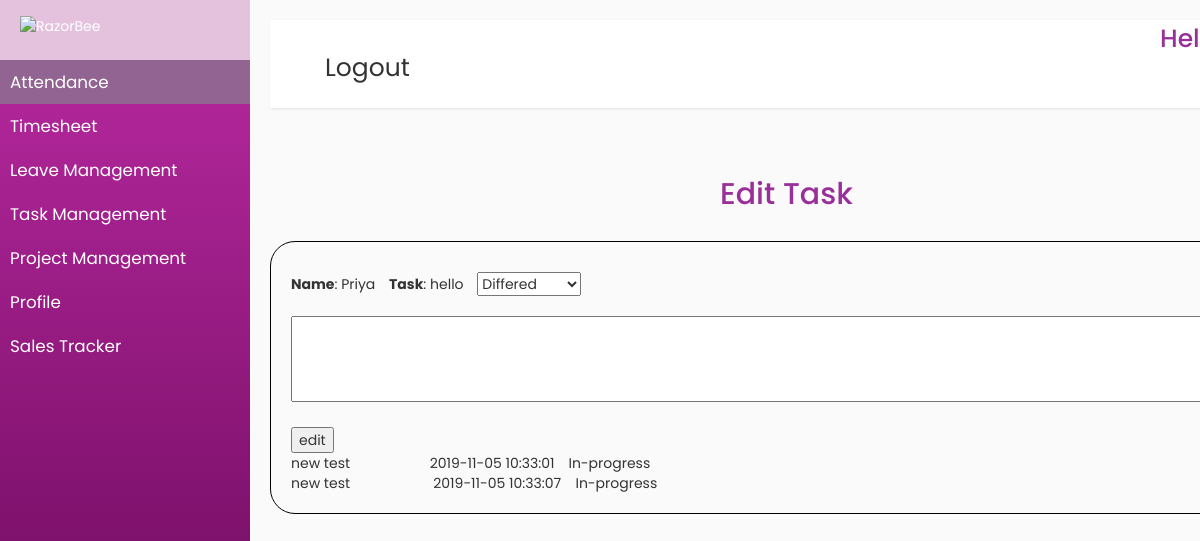
The page /EmployeeManagement/accounts/edit.php?id=5 (signed in) on the database its author committed.
### tables this page shows
CREATE TABLE `newtask` (
  `id` int(100) NOT NULL,
  `assignee` varchar(100) NOT NULL,
  `description` varchar(100) NOT NULL,
  `status_id` varchar(100) NOT NULL,
  `comments` varchar(100) NOT NULL
);

CREATE TABLE `taskcomment` (
  `id` int(100) NOT NULL,
  `comments` varchar(100) NOT NULL,
  `task_id` int(100) NOT NULL,
  `status` varchar(100) NOT NULL,
  `date` timestamp(6) NOT NULL DEFAULT current_timestamp(6) ON UPDATE current_timestamp(6)
);

### EmployeeManagement/accounts/edit.php (the view, shortened to what this page needs)
<?php
$user = new User();
$uid = $_SESSION['uid'];
?>
<?php
$connect = mysqli_connect("localhost", "root", "", "employeemanagement");
$id = $_REQUEST['id'];
$sel = "select * from newtask where id='".$id."'";
$qr = mysqli_query($connect,$sel);
?>
<!DOCTYPE html>
<html>
<head>
    <link rel="stylesheet" href="https://maxcdn.bootstrapcdn.com/bootstrap/3.4.0/css/bootstrap.min.css">
    <link rel="stylesheet" href="/EmployeeManagement/accounts/styles.css">
</head>
<body>
    <div class="wrapper">
        <nav id="sidebar">
            <ul class="list-unstyled components">
                <div class="sidebar-header" style="margin-top:-20px">
                    <a href="#"><img src="http://razorbee.com/wp-content/uploads/2017/08/razorbee_logo.png" alt="RazorBee" class="img-logo-w2" style="width: 190px;  margin-top: -10px;font-color:white "></a>
                </div>
                <li class="active">
                    <a href="#homeSubmenu" data-toggle="collapse" aria-expanded="false" class="dropdown-toggle">Attendance</a>
                </li>
                <li>
                    <a href="#" id="timesheet">Timesheet</a>
                </li>
                <li>
                    <a href="#leaveSubmenu" data-toggle="collapse" aria-expanded="false" class="dropdown-toggle">Leave Management</a>
                </li>
                <li>
                    <a href="#tasksub" data-toggle="collapse" aria-expanded="false" class="dropdown-toggle">Task Management</a>
                </li>
                <li>
                    <a href="#projectSubmenu" data-toggle="collapse" aria-expanded="false" class="dropdown-toggle">Project Management</a>
                </li>
                <li>
                    <a href="#profilesubmenu" data-toggle="collapse" aria-expanded="false" class="dropdown-toggle">Profile </a>
                </li>
                <li>
                    <a href="#salessubmenu" data-toggle="collapse" aria-expanded="false" class="dropdown-toggle">Sales Tracker </a>
                </li>
            </ul>
        </nav>
        <div id="content">
            <nav class="navbar navbar-expand-lg navbar-light bg-light">
                <div class="container-fluid">
                    <div class="collapse navbar-collapse" id="navbarSupportedContent">
                        <ul class="nav navbar-nav ml-auto">
                            <li class="nav-item active">
                                <h1 style="color:purple;margin-left:850px;font-size:25px;margin-top:-10px;color:rgb(153, 47, 153)">Hello <?php $user->get_fullname($uid); ?></h1>
                            </li>
                            <li class="nav-item">
                                <a class="nav-link" href="../accounts/login.php" style="margin-top:-20px;font-size:25px">Logout</a>
                            </li>
                        </ul>
                    </div>
                </div>
            </nav>
<?php
$result1 = mysqli_query($connect, ("SELECT * FROM `statusmaster`"));
?>
<div>
<h2 style="color:rgb(153, 47, 153);margin-top:-130px;margin-left:450px;">Edit Task</h1> <br>
<div class="container" style="border-radius: 25px;border:1px solid black;padding:30px 0 20px 20px;margin-bottom:30px;">
<form name="form1" method="post">
<?php while($arr = mysqli_fetch_array($qr)) { ?>
<b>Name</b>: <span style="margin:0px 10px 20px 0px;"> <?php echo  $arr[1]; ?></span>
<b>Task</b>: <span style="margin:0px 10px 20px 0px;"><?php echo  $arr[2]; ?></span>
<select name="status">
               <?php while($row = mysqli_fetch_array($result1)):;?>
               <option  selected="selected" name="status" value="<?php echo $row[1];?>"><?php echo $row[1];?></option>
<?php endwhile;?>
                </select><br><br>
<textarea rows="4" cols="100" value="<?php echo  $arr[4]; ?>"  name="comments" /></textarea><br><br>
<input type="submit" value="edit" name="edit">
<?php } ?>
<?php
$task_id=$_GET['id'];
$res = mysqli_query($connect,"SELECT * FROM taskcomment where task_id='".$task_id."' ");
 ?>
<?php
	while($row = mysqli_fetch_array($res)){
        ?>
        <table style="overflow: scroll!important;">
        <tr>
             <td style="width:30%;"><?php echo $row["comments"];?></td>
             <td style="width:30%;"><?php echo substr($row["date"],0,19);?></td>
             <td style="width:30%;"><?php echo $row["status"];?></td>
        </tr>
        </table>
        <?php
    }?>
</form>
</div>
</div>
</div>
</body>
</html>

### EmployeeManagement/accounts/styles.css (style rules this page uses)
body { font-family: 'Poppins', sans-serif; background: #fafafa; position:fixed; }
a, a:hover, a:focus { color: inherit; text-decoration: none; transition: all 0.3s; }
.navbar { padding: 15px 10px; background: #fff; border: none; border-radius: 0; margin-bottom: 40px; box-shadow: 1px 1px 3px rgba(0, 0, 0, 0.1); }
.wrapper { display: flex; width: 100%; align-items: stretch; }
#sidebar { min-width: 250px; max-width: 250px; background-image: linear-gradient(rgb(187, 42, 163),rgb(97, 6, 82)); color: #fff; transition: all 0.3s; }
#sidebar .sidebar-header { padding: 20px; background: rgb(228, 194, 222); }
#sidebar ul.components { padding: 20px 0; }
#sidebar ul li a { padding: 10px; font-size: 1.2em; display: block; }
#sidebar ul li.active>a, a[aria-expanded="true"] { color: #fff; background: rgb(146, 100, 146); }
a[data-toggle="collapse"] { position: relative; }
.dropdown-toggle::after { display: block; position: absolute; top: 50%; right: 20px; transform: translateY(-50%); }
#content { width: 100%; padding: 20px; min-height: 100vh; transition: all 0.3s; }

### rows shown on the page
newtask: assignee "Priya", description "hello"
taskcomment: comments "new test", date "2019-11-05 10:33:01", status "In-progress"
taskcomment: comments "new test", date "2019-11-05 10:33:07", status "In-progress"

### other values the page prints
form field status "Differed"
